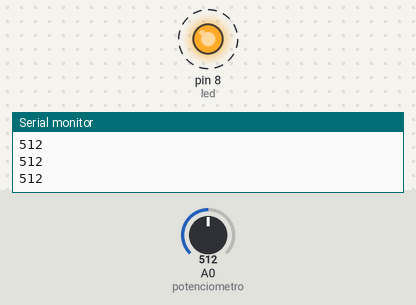
The sketch below on a simulated Arduino Uno, built with avr-gcc and run on an emulated ATmega328P. Parts: output pins drawn as LEDs (lit = HIGH), the last lines printed to the serial monitor. Dashed ring = blinking. The test bench sets the inputs (shaded band); at power-on: A0 (potenciometro) = 512.

Above: at 0.9 s.
1.3 s: A0 (potenciometro) set to 122
4.3 s: A0 (potenciometro) set to 0
At 4.3 s:
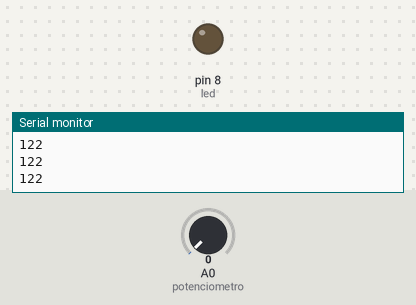
5.8 s: A0 (potenciometro) set to 4
At 7.0 s:
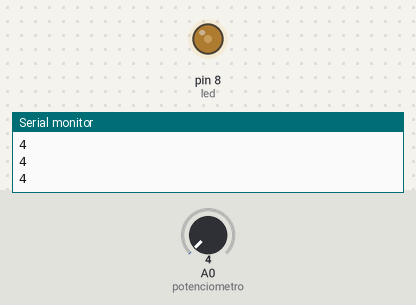
7.3 s: A0 (potenciometro) set to 306
At 7.6 s:
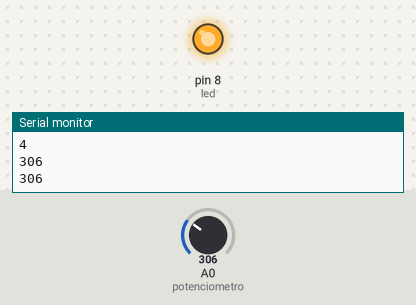
Timing chart, 0 to 11.3 s (numbered marks = the images above; inputs shaded):
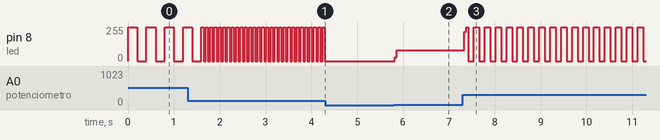

Measured:
- the behaviour switches between 2 and 3 on A0 (potenciometro) (found by bisection; images 1 and 2)
- after the input at 4.3 s, pin 8 (led): stops changing and stays 0/255
- after the input at 5.8 s, pin 8 (led): 0/255 → 80/255 at once
- after the input at 7.3 s, pin 8 (led): 80/255 → 219/255 at once, then moves between 0/255 and 255/255, repeating every 0.95 s
- by itself, pin 8 (led): repeats every 0.09 s: 255/255 0.05 s, 0/255 0.05 s

The sketch:

practica_3b.ino
```cpp
int potenciometro = A0;
int led = 8;
int lectura = 0;
float delaymaximo = 400.0;

void setup() {
  pinMode(led, OUTPUT);
  Serial.begin(9600);
}

void loop(){
  lectura = analogRead(potenciometro);
  Serial.println(lectura);
  float lecturatemp = lectura*(delaymaximo/1023.0);
  digitalWrite(led, HIGH);
  delay(lecturatemp);
  digitalWrite(led, LOW);
  delay(lecturatemp);
}
```
